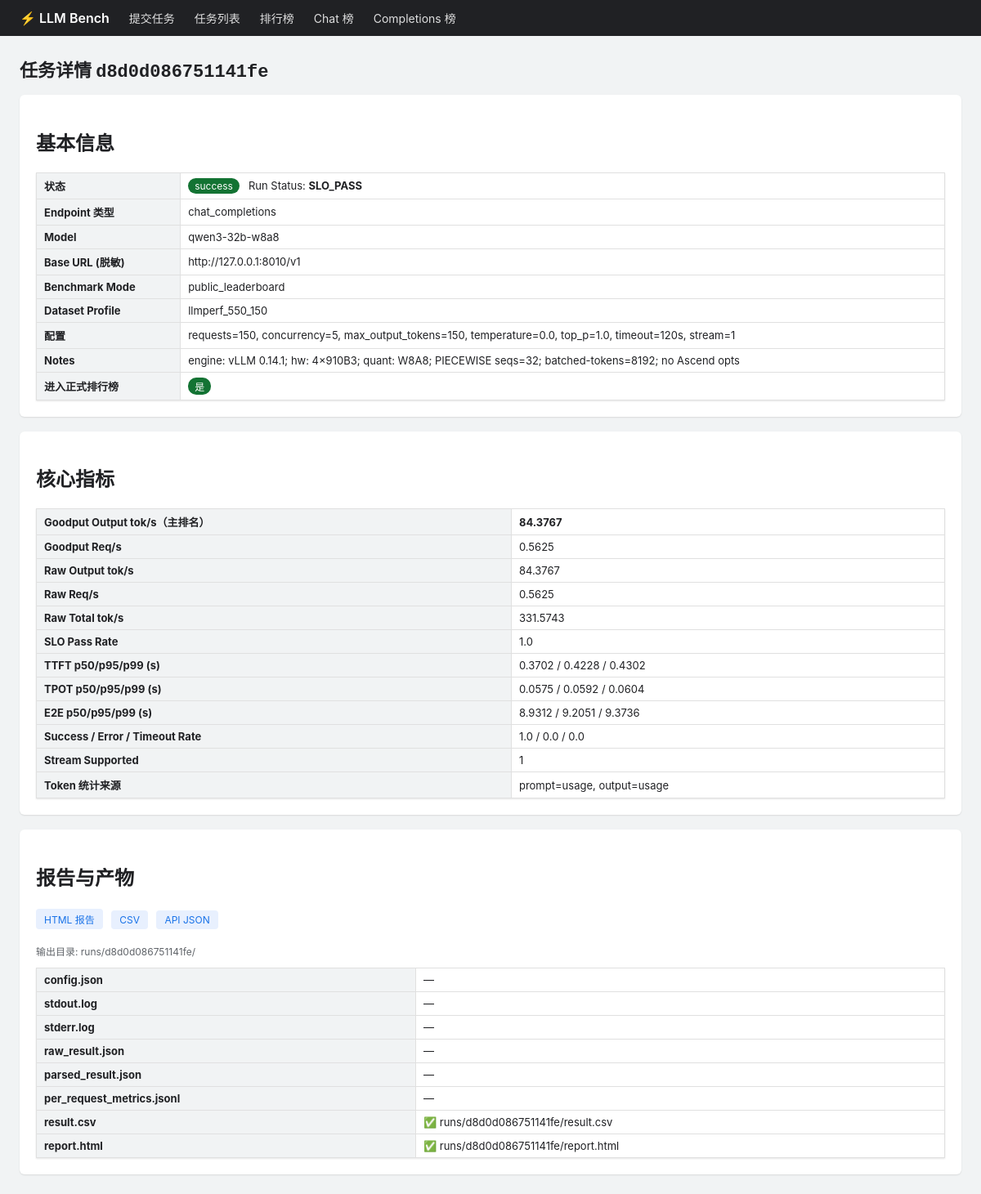
The page /jobs/d8d0d086751141fe on the database its author committed.
### tables this page shows
CREATE TABLE jobs (
                id TEXT PRIMARY KEY,
                endpoint_type TEXT NOT NULL,
                model_name TEXT NOT NULL,
                base_url TEXT NOT NULL,
                base_url_masked TEXT NOT NULL,
                status TEXT NOT NULL,
                benchmark_mode TEXT NOT NULL,
                dataset_profile TEXT NOT NULL,
                total_requests INTEGER,
                concurrency INTEGER,
                max_output_tokens INTEGER,
                temperature REAL,
                top_p REAL,
                stream INTEGER,
                request_timeout INTEGER,
                created_at REAL,
                started_at REAL,
                finished_at REAL,
                error_message TEXT,
                run_dir TEXT,
                leaderboard_eligible INTEGER DEFAULT 0,
                ineligible_reason TEXT,
                notes TEXT,
                run_status TEXT
            );

CREATE TABLE results (
                id INTEGER PRIMARY KEY AUTOINCREMENT,
                job_id TEXT NOT NULL,
                endpoint_type TEXT,
                model_name TEXT,
                benchmark_mode TEXT,
                dataset_profile TEXT,
                total_requests INTEGER,
                concurrency INTEGER,
                max_output_tokens INTEGER,
                raw_request_throughput REAL,
                raw_output_tokens_per_second REAL,
                raw_total_tokens_per_second REAL,
                goodput_requests_per_second REAL,
                goodput_output_tokens_per_second REAL,
                p50_ttft REAL, p95_ttft REAL, p99_ttft REAL,
                p50_tpot REAL, p95_tpot REAL, p99_tpot REAL,
                p50_e2e_latency REAL, p95_e2e_latency REAL, p99_e2e_latency REAL,
                success_rate REAL, error_rate REAL, timeout_rate REAL,
                slo_pass_rate REAL,
                stream_supported INTEGER,
                usage_available INTEGER,
                prompt_tokens_count_source TEXT,
                output_tokens_count_source TEXT,
                leaderboard_eligible INTEGER,
                ineligible_reason TEXT,
                json_report_path TEXT,
                html_report_path TEXT,
                csv_report_path TEXT,
                raw_report_path TEXT,
                created_at REAL,
                FOREIGN KEY(job_id) REFERENCES jobs(id)
            );

### app/main.py (the view)
@app.get("/jobs/{job_id}", response_class=HTMLResponse)
def job_detail(request: Request, job_id: str):
    job = db.get_job(job_id)
    if not job:
        raise HTTPException(status_code=404, detail="job 不存在")
    result = db.get_result_for_job(job_id)
    run_dir = os.path.join(RUNS_DIR, job_id)
    files = {}
    for name in ("config.json", "stdout.log", "stderr.log", "raw_result.json",
                 "parsed_result.json", "per_request_metrics.jsonl",
                 "result.csv", "report.html"):
        p = os.path.join(run_dir, name)
        files[name] = os.path.exists(p)
    return templates.TemplateResponse(
        "job_detail.html",
        {"request": request, "job": job, "result": result, "files": files},
    )

### app/templates/job_detail.html (shortened to what this page needs)
{% extends "base.html" %}
{% block content %}
<h1>任务详情 <code>{{ job.id }}</code></h1>
<div class="card">
<h2>基本信息</h2>
<table>
<tr><th>状态</th><td>
  {% if job.status == 'success' %}<span class="tag ok">success</span>
  {% elif job.status == 'failed' %}<span class="tag no">failed</span>
  {% elif job.status == 'running' %}<span class="tag run">running</span>
  {% else %}<span class="tag grey">{{ job.status }}</span>{% endif %}
  &nbsp; Run Status: <b>{{ job.run_status or '' }}</b>
</td></tr>
<tr><th>Endpoint 类型</th><td>{{ job.endpoint_type }}</td></tr>
<tr><th>Model</th><td>{{ job.model_name }}</td></tr>
<tr><th>Base URL (脱敏)</th><td>{{ job.base_url_masked }}</td></tr>
<tr><th>Benchmark Mode</th><td>{{ job.benchmark_mode }}</td></tr>
<tr><th>Dataset Profile</th><td>{{ job.dataset_profile }}</td></tr>
<tr><th>配置</th><td>requests={{ job.total_requests }}, concurrency={{ job.concurrency }},
  max_output_tokens={{ job.max_output_tokens }}, temperature={{ job.temperature }},
  top_p={{ job.top_p }}, timeout={{ job.request_timeout }}s, stream={{ job.stream }}</td></tr>
<tr><th>Notes</th><td>{{ job.notes or '—' }}</td></tr>
<tr><th>进入正式排行榜</th><td>
  {% if job.leaderboard_eligible %}<span class="tag ok">是</span>
  {% else %}<span class="tag no">否</span> — {{ job.ineligible_reason or '—' }}{% endif %}
</td></tr>
</table>
</div>
{% if result %}
<div class="card">
<h2>核心指标</h2>
<table>
<tr><th>Goodput Output tok/s（主排名）</th><td><b>{{ result.goodput_output_tokens_per_second }}</b></td></tr>
<tr><th>Goodput Req/s</th><td>{{ result.goodput_requests_per_second }}</td></tr>
<tr><th>Raw Output tok/s</th><td>{{ result.raw_output_tokens_per_second }}</td></tr>
<tr><th>Raw Req/s</th><td>{{ result.raw_request_throughput }}</td></tr>
<tr><th>Raw Total tok/s</th><td>{{ result.raw_total_tokens_per_second }}</td></tr>
<tr><th>SLO Pass Rate</th><td>{{ result.slo_pass_rate }}</td></tr>
<tr><th>TTFT p50/p95/p99 (s)</th><td>{{ result.p50_ttft }} / {{ result.p95_ttft }} / {{ result.p99_ttft }}</td></tr>
<tr><th>TPOT p50/p95/p99 (s)</th><td>{{ result.p50_tpot }} / {{ result.p95_tpot }} / {{ result.p99_tpot }}</td></tr>
<tr><th>E2E p50/p95/p99 (s)</th><td>{{ result.p50_e2e_latency }} / {{ result.p95_e2e_latency }} / {{ result.p99_e2e_latency }}</td></tr>
<tr><th>Success / Error / Timeout Rate</th><td>{{ result.success_rate }} / {{ result.error_rate }} / {{ result.timeout_rate }}</td></tr>
<tr><th>Stream Supported</th><td>{{ result.stream_supported }}</td></tr>
<tr><th>Token 统计来源</th><td>prompt={{ result.prompt_tokens_count_source }}, output={{ result.output_tokens_count_source }}</td></tr>
</table>
</div>
{% endif %}
<div class="card">
<h2>报告与产物</h2>
<p>
{% if files['report.html'] %}<a class="btn" href="/reports/{{ job.id }}.html">HTML 报告</a>{% endif %}
{% if files['result.csv'] %}<a class="btn" href="/reports/{{ job.id }}.csv">CSV</a>{% endif %}
<a class="btn" href="/api/jobs/{{ job.id }}">API JSON</a>
</p>
<p class="hint">输出目录: runs/{{ job.id }}/</p>
<table>
{% for name, exists in files.items() %}
<tr><th>{{ name }}</th><td>{% if exists %}✅ runs/{{ job.id }}/{{ name }}{% else %}—{% endif %}</td></tr>
{% endfor %}
</table>
</div>
{% endblock %}

### app/templates/base.html (style rules this page uses)
:root { --blue:#1a73e8;--green:#137333;--red:#b3261e;--grey:#5f6368; }
* { box-sizing:border-box }
body { font-family:-apple-system,Segoe UI,Roboto,Helvetica,Arial,sans-serif;margin:0;color:#202124;background:#f1f3f4 }
h1 { font-size:22px }
table { border-collapse:collapse;width:100%;background:#fff;font-size:13px;box-shadow:0 1px 2px rgba(0,0,0,.1) }
th,td { border:1px solid #e0e0e0;padding:6px 9px;text-align:left;white-space:nowrap }
th { background:#f1f3f4;position:sticky;top:0 }
.tag { display:inline-block;padding:2px 8px;border-radius:10px;font-size:12px;color:#fff }
.tag.ok { background:var(--green) }
.card { background:#fff;padding:20px;border-radius:6px;box-shadow:0 1px 2px rgba(0,0,0,.1);margin-bottom:18px }
.hint { color:var(--grey);font-size:12px;margin-top:4px }
a.btn { display:inline-block;margin:2px 6px 2px 0;padding:4px 10px;background:#e8f0fe;color:var(--blue);border-radius:4px;text-decoration:none;font-size:12px }

### rows shown on the page
jobs: id "d8d0d086751141fe", run_status "SLO_PASS", endpoint_type "chat_completions", model_name "qwen3-32b-w8a8", base_url_masked "http://127.0.0.1:8010/v1", benchmark_mode "public_leaderboard", dataset_profile "llmperf_550_150", total_requests "150", concurrency "5", max_output_tokens "150", temperature "0.0", top_p "1.0", request_timeout "120", stream "1", notes "engine: vLLM 0.14.1; hw: 4×910B3; quant: W8A8; PIECEWISE seqs=32; batched-tokens=8192; no Ascend opts", id "d8d0d086751141fe" "d8d0d086751141fe"
results: goodput_output_tokens_per_second "84.3767", goodput_requests_per_second "0.5625", raw_output_tokens_per_second "84.3767", raw_request_throughput "0.5625", raw_total_tokens_per_second "331.5743", slo_pass_rate "1.0", p50_ttft "0.3702", p95_ttft "0.4228", p99_ttft "0.4302", p50_tpot "0.0575", p95_tpot "0.0592", p99_tpot "0.0604", p50_e2e_latency "8.9312", p95_e2e_latency "9.2051", p99_e2e_latency "9.3736", success_rate "1.0", error_rate "0.0", timeout_rate "0.0", stream_supported "1", prompt_tokens_count_source "usage", output_tokens_count_source "usage"

### other values the page prints
{{ name }} "config.json" "stdout.log" "stderr.log" "raw_result.json" "parsed_result.json" "per_request_metrics.jsonl" "result.csv" "report.html"
{{ name }} "result.csv" "report.html"
